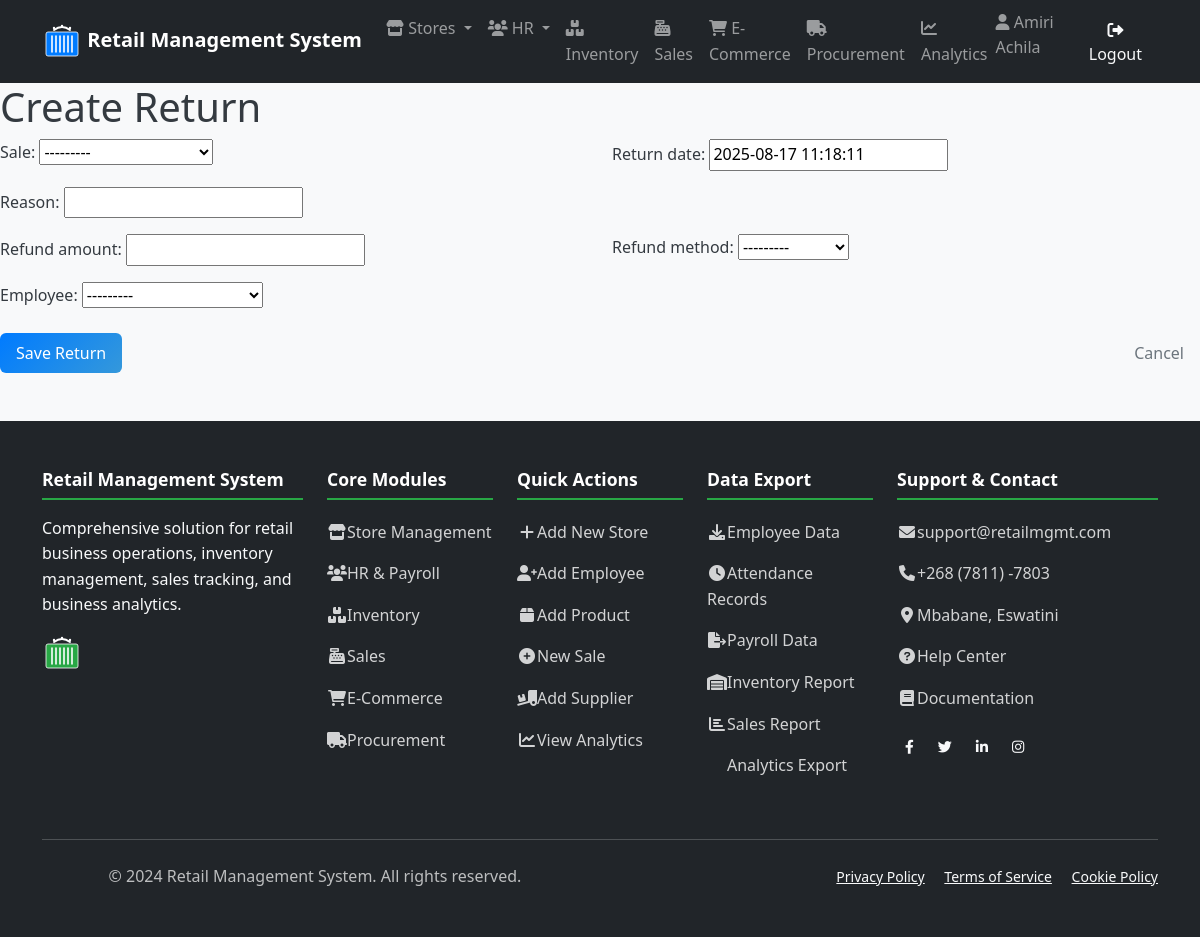
The page /sales/returns/create/ (signed in) on the database its author committed.
### human_resources/models.py (models this page shows, shortened)
class Employee(AbstractUser):
    employee_id = models.AutoField(primary_key=True)
    first_name = models.CharField(_("first name"), max_length=50, blank=False)
    last_name = models.CharField(_("last name"), max_length=50, blank=False)
    email = models.EmailField(_("email address"), unique=True)  # Uncommented and made unique
    phone = models.CharField(_("phone number"), max_length=20, blank=True, null=True)
    hire_date = models.DateField(_("hire date"), blank=True, null=True)
    position = models.CharField(_("position"), max_length=50, blank=True)
    salary = models.DecimalField(
        _("salary"),
        max_digits=10,
        decimal_places=2,
        blank=True,
        null=True
    )
    department = models.ForeignKey(
        'store_management.Department',
        on_delete=models.SET_NULL,
        null=True,
        blank=True,
        related_name='employees',
        verbose_name=_("department")
    )
    username = models.CharField(
        max_length=150,
        unique=True,
        verbose_name='username'
    )
    store = models.ForeignKey(
        'store_management.Store',
        on_delete=models.SET_NULL,
        null=True,       # Add this
        blank=True,      # Add this
        verbose_name='Assigned Store'
    )
    manager = models.ForeignKey(
        'self',
        on_delete=models.SET_NULL,
        null=True,
        blank=True,
        related_name='subordinates',
        verbose_name=_("manager")
    )
    created_at = models.DateTimeField(auto_now_add=True)
    updated_at = models.DateTimeField(auto_now=True)
    class Meta:
        db_table = 'human_resources_employee'
        verbose_name = _("employee")
        verbose_name_plural = _("employees")
        ordering = ['last_name', 'first_name']
        permissions = [
            ("view_store_dashboard", "Can view store management dashboard"),
            ("manage_store_settings", "Can modify store configuration and settings"),
            ("manage_departments", "Can create/edit/delete store departments"),
            ("access_inventory", "Can access inventory management system"),
            ("view_inventory", "Can view inventory items and stock levels"),
            ("edit_inventory", "Can modify inventory items and quantities"),
            ("manage_inventory_categories", "Can organize inventory categories"),
            ("perform_inventory_audit", "Can conduct physical inventory counts"),
            ("process_sales", "Can process in-store sales transactions"),
            ("void_sales", "Can void/completely cancel sales transactions"),
            ("manage_sales_promotions", "Can configure sales promotions/discounts"),
            ("view_sales_reports", "Can access sales performance reports"),
            ("create_purchase_orders", "Can generate new procurement orders"),
            ("approve_purchase_orders", "Can authorize procurement requests"),
            ("manage_suppliers", "Can maintain supplier/vendor records"),
            ("receive_stock", "Can process received shipments"),
            ("view_employee_directory", "Can access employee contact information"),
            ("manage_employee_records", "Can maintain HR records (excluding sensitive data)"),
            ("access_hr_reports", "Can view HR analytics and reports"),
            ("manage_recruitment", "Can handle hiring processes"),
            ("manage_online_listings", "Can maintain e-commerce product listings"),
            ("process_online_orders", "Can fulfill e-commerce purchases"),
            ("handle_customer_portals", "Can manage customer account portals"),
            ("view_web_analytics", "Can access e-commerce traffic/revenue reports"),
            ("generate_financial_reports", "Can create financial statements"),
            ("export_data_reports", "Can export datasets for external analysis"),
            ("access_executive_dashboards", "Can view strategic business dashboards"),
            ("schedule_automated_reports", "Can configure report automation"),
            ("override_inventory_checks", "Can bypass inventory validation rules"),
            ("access_audit_logs", "Can view system audit trails"),
            ("manage_api_integrations", "Can configure system integrations")
        ]
    def __str__(self):
        return f"{self.first_name} {self.last_name}"

### sales/views.py (the view, shortened to what this page needs)
# urls.py: path('returns/create/', views.ReturnCreateView.as_view(), name='return_create'),
class ReturnCreateView(LoginRequiredMixin, CreateView):
    model = Return
    template_name = 'sales/return_form.html'
    fields = [
        'sale', 'return_date', 'reason',
        'refund_amount', 'refund_method', 'employee'
    ]
    def get_initial(self):
        initial = super().get_initial()
        sale_id = self.request.GET.get('sale_id')
        if sale_id:
            sale = get_object_or_404(Sale, pk=sale_id)
            initial['sale'] = sale
            initial['refund_amount'] = sale.total_amount
            initial['employee'] = self.request.user
        initial['return_date'] = datetime.datetime.now()
        return initial

### sales/templates/sales/return_form.html (shortened to what this page needs)
{% extends "base.html" %}
{% block content %}
<h1>{% if object %}Edit{% else %}Create{% endif %} Return</h1>
<form method="post">
    <div class="row">
        <div class="col-md-6">
            <div class="mb-3">
                {{ form.sale.label_tag }}
                {{ form.sale }}
            </div>
        </div>
        <div class="col-md-6">
            <div class="mb-3">
                {{ form.return_date.label_tag }}
                {{ form.return_date }}
            </div>
        </div>
    </div>
    <div class="mb-3">
        {{ form.reason.label_tag }}
        {{ form.reason }}
    </div>
    <div class="row">
        <div class="col-md-6">
            <div class="mb-3">
                {{ form.refund_amount.label_tag }}
                {{ form.refund_amount }}
            </div>
        </div>
        <div class="col-md-6">
            <div class="mb-3">
                {{ form.refund_method.label_tag }}
                {{ form.refund_method }}
            </div>
        </div>
    </div>
    <div class="mb-3">
        {{ form.employee.label_tag }}
        {{ form.employee }}
    </div>
    <div class="d-flex justify-content-between mt-4">
        <button type="submit" class="btn btn-primary">Save Return</button>
        <a href="{% if object %}{% url 'sales:sale_detail' object.sale.pk %}{% else %}{% url 'sales:sale_list' %}{% endif %}"
           class="btn btn-outline-secondary">Cancel</a>
    </div>
</form>
{% endblock %}

### templates/base.html (shortened to what this page needs)
{% load static %}
<!DOCTYPE html>
<html lang="en">
<head>
    <link href="https://cdn.jsdelivr.net/npm/bootstrap@5.1.3/dist/css/bootstrap.min.css" rel="stylesheet">
    <link rel="stylesheet" href="https://cdnjs.cloudflare.com/ajax/libs/font-awesome/6.0.0/css/all.min.css">
    <link rel="stylesheet" href="{% static 'css/main.css' %}">
</head>
<body>
    <nav class="navbar navbar-expand-lg navbar-dark bg-dark">
        <div class="container">
            <a class="navbar-brand" href="{% url 'dashboards:dashboard' %}">
                <div class="logo-container">
                    <span class="logo-text">Retail Management System</span>
                </div>
            </a>
            <div class="collapse navbar-collapse" id="navbarNav">
                <ul class="navbar-nav me-auto">
                    <li class="nav-item dropdown">
                        <a class="nav-link dropdown-toggle" href="#" id="storeDropdown" role="button" data-bs-toggle="dropdown" aria-expanded="false">
                            <i class="fas fa-store"></i> Stores
                        </a>
                    </li>
                    <li class="nav-item dropdown">
                        <a class="nav-link dropdown-toggle" href="#" id="hrDropdown" role="button" data-bs-toggle="dropdown" aria-expanded="false">
                            <i class="fas fa-users"></i> HR
                        </a>
                    </li>
                    <li class="nav-item">
                        <a class="nav-link" href="{% url 'inventory:product_list' %}">
                            <i class="fas fa-boxes"></i> Inventory
                        </a>
                    </li>
                    <li class="nav-item">
                        <a class="nav-link" href="{% url 'sales:sale_list' %}">
                            <i class="fas fa-cash-register"></i> Sales
                        </a>
                    </li>
                    <li class="nav-item">
                        <a class="nav-link" href="{% url 'e_commerce:order_list' %}">
                            <i class="fas fa-shopping-cart"></i> E-Commerce
                        </a>
                    </li>
                    <li class="nav-item">
                        <a class="nav-link" href="{% url 'procurement:supplier_list' %}">
                            <i class="fas fa-truck"></i> Procurement
                        </a>
                    </li>
                    <li class="nav-item">
                        <a class="nav-link" href="{% url 'analytics:dashboard' %}">
                            <i class="fas fa-chart-line"></i> Analytics
                        </a>
                    </li>
                </ul>
                <ul class="navbar-nav">
                    {% if user.is_authenticated %}
                    <li class="nav-item">
                        <span class="navbar-text me-3">
                            <i class="fas fa-user"></i>
                            {% if user.first_name or user.last_name %}
                                {{ user.first_name }} {{ user.last_name }}
                            {% else %}
                                {{ user.username }}
                            {% endif %}
                        </span>
                    </li>
                    <li class="nav-item">
                        <a class="btn btn-outline-light" href="{% url 'logout' %}">
                            <i class="fas fa-sign-out-alt"></i> Logout
                        </a>
                    </li>
                    {% else %}
                    <li class="nav-item">
                        <a class="btn btn-outline-light" href="{% url 'login' %}">
                            <i class="fas fa-sign-in-alt"></i> Login
                        </a>
                    </li>
                    {% endif %}
                </ul>
            </div>
        </div>
    </nav>
    <main>
        {% block content %}
        {% endblock %}
    </main>
    <footer class="bg-dark text-light mt-5 py-5">
        <div class="container">
            <div class="row">
                <div class="col-lg-3 col-md-6 mb-4">
                    <h5 class="footer-title">Retail Management System</h5>
                    <p class="mb-3">Comprehensive solution for retail business operations, inventory management, sales tracking, and business analytics.</p>
                    <div class="logo-container mb-3">
                    </div>
                </div>
                <div class="col-lg-2 col-md-6 mb-4">
                    <h5 class="footer-title">Core Modules</h5>
                    <div class="footer-links">
                        <a href="{% url 'store_management:store_list' %}"><i class="fas fa-store"></i>Store Management</a>
                        <a href="{% url 'hr:employee_list' %}"><i class="fas fa-users"></i>HR & Payroll</a>
                        <a href="{% url 'inventory:product_list' %}"><i class="fas fa-boxes"></i>Inventory</a>
                        <a href="{% url 'sales:sale_list' %}"><i class="fas fa-cash-register"></i>Sales</a>
                        <a href="{% url 'e_commerce:order_list' %}"><i class="fas fa-shopping-cart"></i>E-Commerce</a>
                        <a href="{% url 'procurement:supplier_list' %}"><i class="fas fa-truck"></i>Procurement</a>
                    </div>
                </div>
                <div class="col-lg-2 col-md-6 mb-4">
                    <h5 class="footer-title">Quick Actions</h5>
                    <div class="footer-links">
                        <a href="{% url 'store_management:store_create' %}"><i class="fas fa-plus"></i>Add New Store</a>
                        <a href="{% url 'hr:employee_create' %}"><i class="fas fa-user-plus"></i>Add Employee</a>
                        <a href="{% url 'inventory:product_create' %}"><i class="fas fa-box"></i>Add Product</a>
                        <a href="{% url 'sales:sale_create' %}"><i class="fas fa-plus-circle"></i>New Sale</a>
                        <a href="{% url 'procurement:supplier_create' %}"><i class="fas fa-truck-loading"></i>Add Supplier</a>
                        <a href="{% url 'analytics:dashboard' %}"><i class="fas fa-chart-line"></i>View Analytics</a>
                    </div>
                </div>
                <div class="col-lg-2 col-md-6 mb-4">
                    <h5 class="footer-title">Data Export</h5>
                    <div class="footer-links">
                        <a href="{% url 'hr:employee_export' %}?format=csv"><i class="fas fa-download"></i>Employee Data</a>
                        <a href="{% url 'hr:attendance_export' %}?format=csv"><i class="fas fa-clock"></i>Attendance Records</a>
                        <a href="{% url 'hr:payroll_export' %}?format=csv"><i class="fas fa-file-export"></i>Payroll Data</a>
                        <a href="{% url 'inventory:product_list' %}"><i class="fas fa-warehouse"></i>Inventory Report</a>
                        <a href="{% url 'sales:sale_list' %}"><i class="fas fa-chart-bar"></i>Sales Report</a>
                        <a href="{% url 'analytics:dashboard' %}">Analytics Export</a>
                    </div>
                </div>
                <div class="col-lg-3 col-md-6 mb-4">
                    <h5 class="footer-title">Support & Contact</h5>
                    <div class="footer-links mb-3">
                        <a href="mailto:support@retailmgmt.com"><i class="fas fa-envelope"></i>support@retailmgmt.com</a>
                        <a href="tel:+26878117803"><i class="fas fa-phone"></i>+268 (7811) -7803</a>
                        <a href="#"><i class="fas fa-map-marker-alt"></i>Mbabane, Eswatini</a>
                        <a href="#"><i class="fas fa-question-circle"></i>Help Center</a>
                        <a href="#"><i class="fas fa-book"></i>Documentation</a>
                    </div>
                    <div class="d-flex gap-2">
                        <a href="#" class="btn btn-outline-light btn-sm" title="Facebook">
                            <i class="fab fa-facebook-f"></i>
                        </a>
                        <a href="#" class="btn btn-outline-light btn-sm" title="Twitter">
                            <i class="fab fa-twitter"></i>
                        </a>
                        <a href="#" class="btn btn-outline-light btn-sm" title="LinkedIn">
                            <i class="fab fa-linkedin-in"></i>
                        </a>
                        <a href="#" class="btn btn-outline-light btn-sm" title="Instagram">
                            <i class="fab fa-instagram"></i>
                        </a>
                    </div>
                </div>
            </div>
            <div class="copyright">
                <div class="row align-items-center">
                    <div class="col-md-6">
                        <p class="mb-0">&copy; 2024 Retail Management System. All rights reserved.</p>
                    </div>
                    <div class="col-md-6 text-md-end">
                        <small>
                            <a href="#" class="text-light me-3">Privacy Policy</a>
                            <a href="#" class="text-light me-3">Terms of Service</a>
                            <a href="#" class="text-light">Cookie Policy</a>
                        </small>
                    </div>
                </div>
            </div>
        </div>
    </footer>
</body>
</html>

### rows shown on the page
Employee: first_name "Amiri", last_name "Achila", employee "---------"
